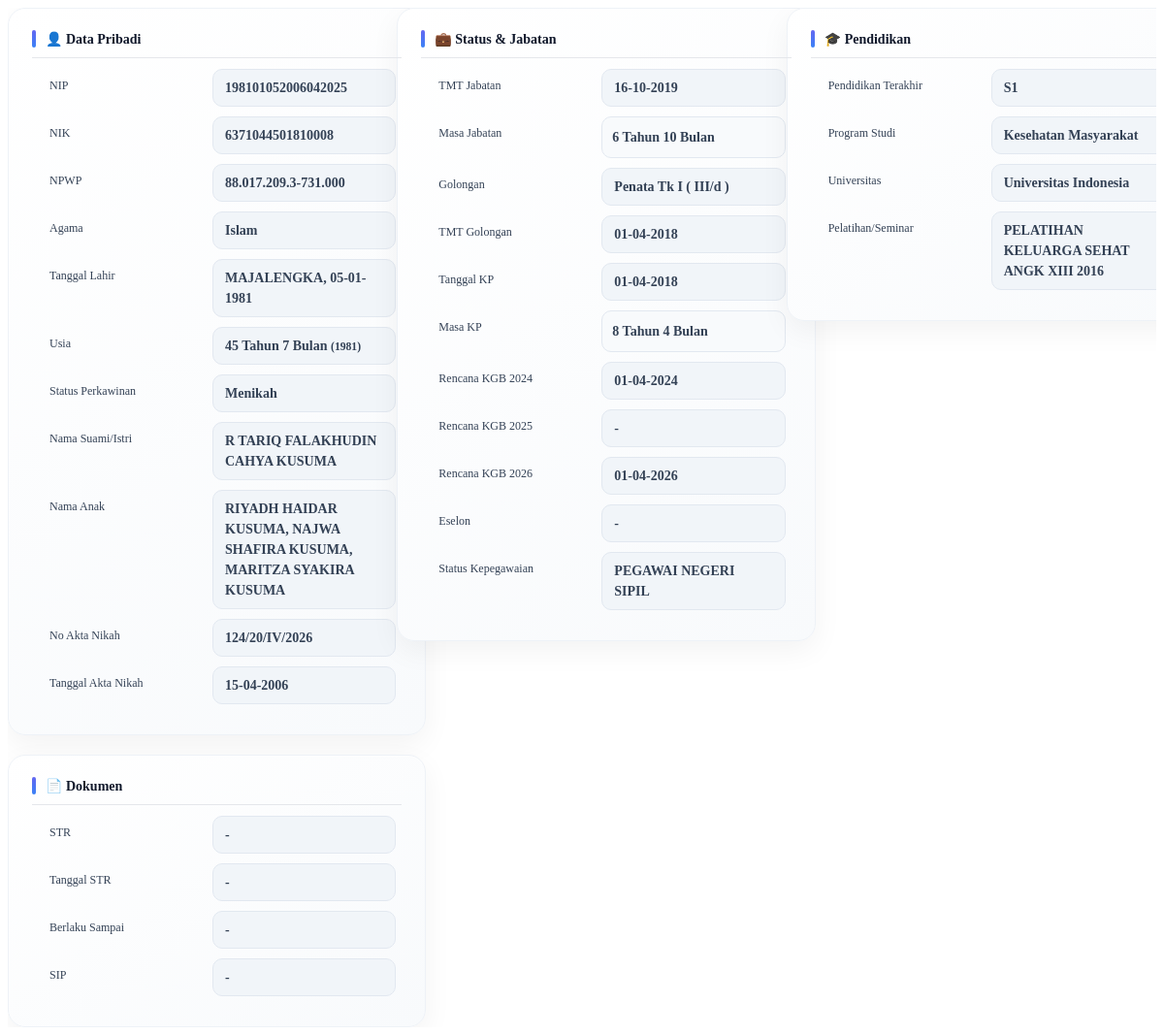
The app's page /pages/PNS/detailPNS.php?id=15 (signed in), older data.
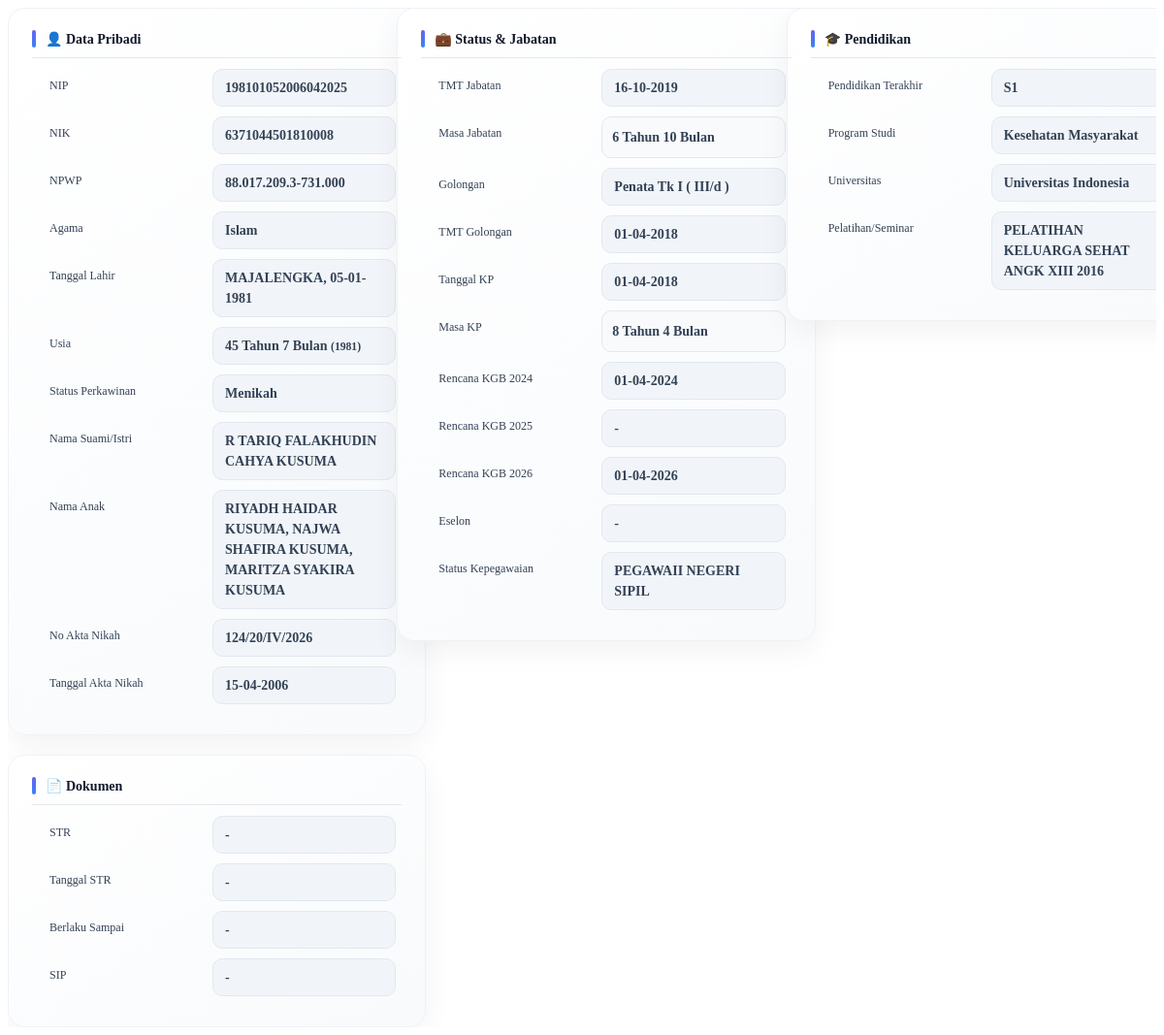
The same page, newer data.
### tables this page shows
CREATE TABLE `pegawai_pns` (
  `id` int(11) NOT NULL,
  `nama` varchar(255) DEFAULT NULL,
  `nip` varchar(50) DEFAULT NULL,
  `nik` varchar(50) DEFAULT NULL,
  `npwp` varchar(50) DEFAULT NULL,
  `jenis_kelamin` varchar(20) DEFAULT NULL,
  `agama` varchar(50) DEFAULT NULL,
  `tempat_lahir` varchar(100) DEFAULT NULL,
  `tgl_lahir` date DEFAULT NULL,
  `status_perkawinan` varchar(50) DEFAULT NULL,
  `nama_suami_istri` varchar(255) DEFAULT NULL,
  `nama_anak` text DEFAULT NULL,
  `no_akte` varchar(100) DEFAULT NULL,
  `tgl_akta_nikah` date DEFAULT NULL,
  `alamat_rumah` text DEFAULT NULL,
  `no_telpon` varchar(20) DEFAULT NULL,
  `email` varchar(100) DEFAULT NULL,
  `tmt_masuk` date DEFAULT NULL,
  `tmt_cpns` date DEFAULT NULL,
  `jabatan` varchar(255) DEFAULT NULL,
  `tmt_jabatan` date DEFAULT NULL,
  `eselon` varchar(50) DEFAULT NULL,
  `unit` varchar(50) DEFAULT NULL,
  `keterangan_mekanisme_jabatan` varchar(255) DEFAULT NULL,
  `gol_terakhir` varchar(50) DEFAULT NULL,
  `tmt_gol_terakhir` date DEFAULT NULL,
  `kp` date DEFAULT NULL,
  `rencana_kgb_2024` date DEFAULT NULL,
  `rencana_kgb_2025` date DEFAULT NULL,
  `rencana_kgb_2026` date DEFAULT NULL,
  `pendidikan_terakhir` enum('S1','S2','S3','SLTA/SMA/SMK','D1','D2','D3','D4') DEFAULT NULL,
  `program_studi_pendidikan` varchar(255) DEFAULT NULL,
  `universitas` varchar(255) DEFAULT NULL,
  `tahun_pendidikan` year(4) DEFAULT NULL,
  `diklat` text DEFAULT NULL,
  `str_no` varchar(100) DEFAULT NULL,
  `tgl_str` date DEFAULT NULL,
  `masa_berlaku` date DEFAULT NULL,
  `sip` varchar(100) DEFAULT NULL,
  `status_pegawai` enum('AKTIF','NONAKTIF','RESIGN','PENSIUN') DEFAULT 'AKTIF',
  `tmt_status` date DEFAULT NULL,
  `status_kepegawaian` varchar(50) DEFAULT 'PEGAWAI NEGERI SIPIL'
);

### pages/PNS/detailPNS.php (the view, shortened to what the changed rows need)
<?php
require_once('../../config/db.php');
function formatTanggal($tgl)
{
    return (empty($tgl) || $tgl == '0000-00-00')
        ? '-'
        : date('d-m-Y', strtotime($tgl));
}
$id = intval($_GET['id']);
$data = $koneksi->query("SELECT * FROM pegawai_pns WHERE id=$id")->fetch_assoc();
$tgl_lahir = $data['tgl_lahir'];
$lahir = new DateTime($tgl_lahir);
$today = new DateTime();
$diff = $today->diff($lahir);
$usia_tahun = $diff->y;
$usia_bulan = $diff->m;
$tahun_lahir = $lahir->format('Y');
if (!empty($data['tmt_jabatan'])) {
    $tmt = new DateTime($data['tmt_jabatan']);
    $today = new DateTime();
    $diff = $today->diff($tmt);
    $masa_tahun = $diff->y;
    $masa_bulan = $diff->m;
} else {
    $masa_tahun = '-';
    $masa_bulan = '';
}
if (!empty($data['kp']) && $data['kp'] != '0000-00-00') {
    $kp = new DateTime($data['kp']);
    $today = new DateTime();
    $diff_kp = $today->diff($kp);
    $kp_tahun = $diff_kp->y;
    $kp_bulan = $diff_kp->m;
} else {
    $kp_tahun = '-';
    $kp_bulan = '';
}
?>
<div class="detail-container">
    <div class="card-box">
        <div class="item">
            <span class="label">NIP</span>
            <span class="value"><?= $data['nip']; ?></span>
        </div>
        <div class="item">
            <span class="label">NIK</span>
            <span class="value"><?= $data['nik']; ?></span>
        </div>
        <div class="item">
            <span class="label">NPWP</span>
            <span class="value"><?= $data['npwp']; ?></span>
        </div>
        <div class="item">
            <span class="label">Agama</span>
            <span class="value"><?= $data['agama']; ?></span>
        </div>
        <div class="item">
            <span class="label">Tanggal Lahir</span>
            <span class="value">
                <?= $data['tempat_lahir']; ?>, <?= date('d-m-Y', strtotime($data['tgl_lahir'])); ?>
            </span>
        </div>
        <div class="item">
            <span class="label">Usia</span>
            <span class="value">
                <?= $usia_tahun; ?> Tahun <?= $usia_bulan; ?> Bulan
                <small>(<?= $tahun_lahir; ?>)</small>
            </span>
        </div>
        <div class="item">
            <span class="label">Status Perkawinan</span>
            <span class="value"><?= $data['status_perkawinan']; ?></span>
        </div>
        <div class="item">
            <span class="label">Nama Suami/Istri</span>
            <span class="value"><?= $data['nama_suami_istri']; ?></span>
        </div>
        <div class="item">
            <span class="label">Nama Anak</span>
            <span class="value"><?= $data['nama_anak']; ?></span>
        </div>
        <div class="item">
            <span class="label">No Akta Nikah</span>
            <span class="value"><?= $data['no_akte']; ?></span>
        </div>
        <div class="item">
            <span class="label">Tanggal Akta Nikah</span>
            <span class="value"><?= formatTanggal($data['tgl_akta_nikah']); ?></span>
        </div>
    </div>
    <div class="card-box">
        <div class="item">
            <span class="label">TMT Jabatan</span>
            <span class="value"><?= date('d-m-Y', strtotime($data['tmt_jabatan'])); ?></span>
        </div>
        <div class="item">
            <span class="label">Masa Jabatan</span>
            <span class="value highlight">
                <?= $masa_tahun; ?> Tahun <?= $masa_bulan; ?> Bulan
            </span>
        </div>
        <div class="item">
            <span class="label">Golongan</span>
            <span class="value"><?= $data['gol_terakhir']; ?></span>
        </div>
        <div class="item">
            <span class="label">TMT Golongan</span>
            <span class="value"><?= date('d-m-Y', strtotime($data['tmt_gol_terakhir'])); ?></span>
        </div>
        <div class="item">
            <span class="label">Tanggal KP</span>
            <span class="value"><?= date('d-m-Y', strtotime($data['kp'])); ?></span>
        </div>
        <div class="item">
            <span class="label">Masa KP</span>
            <span class="value highlight">
                <?= $kp_tahun; ?> Tahun <?= $kp_bulan; ?> Bulan
            </span>
        </div>
        <div class="item">
            <span class="label">Rencana KGB 2024</span>
            <span class="value"><?= formatTanggal($data['rencana_kgb_2024']); ?></span>
        </div>
        <div class="item">
            <span class="label">Rencana KGB 2025</span>
            <span class="value"><?= formatTanggal($data['rencana_kgb_2025']); ?></span>
        </div>
        <div class="item">
            <span class="label">Rencana KGB 2026</span>
            <span class="value"><?= formatTanggal($data['rencana_kgb_2026']); ?></span>
        </div>
        <div class="item">
            <span class="label">Eselon</span>
            <span class="value"><?= $data['eselon']; ?></span>
        </div>
        <div class="item">
            <span class="label">Status Kepegawaian</span>
            <span class="value"><?= $data['status_kepegawaian']; ?></span>
        </div>
    </div>
    <div class="card-box">
        <div class="item">
            <span class="label">Pendidikan Terakhir</span>
            <span class="value"><?= $data['pendidikan_terakhir']; ?></span>
        </div>
        <div class="item">
            <span class="label">Program Studi</span>
            <span class="value"><?= $data['program_studi_pendidikan']; ?></span>
        </div>
        <div class="item">
            <span class="label">Universitas</span>
            <span class="value"><?= $data['universitas']; ?></span>
        </div>
        <div class="item">
            <span class="label">Pelatihan/Seminar</span>
            <span class="value"><?= $data['diklat']; ?></span>
        </div>
    </div>
    <div class="card-box">
        <div class="item">
            <span class="label">STR</span>
            <span class="value"><?= $data['str_no']; ?></span>
        </div>
        <div class="item">
            <span class="label">Tanggal STR</span>
            <span class="value"><?= formatTanggal($data['tgl_str']); ?></span>
        </div>
        <div class="item">
            <span class="label">Berlaku Sampai</span>
            <span class="value"><?= formatTanggal($data['masa_berlaku']); ?></span>
        </div>
        <div class="item">
            <span class="label">SIP</span>
            <span class="value"><?= $data['sip']; ?></span>
        </div>
    </div>
</div>

Row changes from the older to the newer data that the page shows:
changed pegawai_pns "Islam": status_kepegawaian "PEGAWAI NEGERI SIPIL" → "PEGAWAII NEGERI SIPIL"
